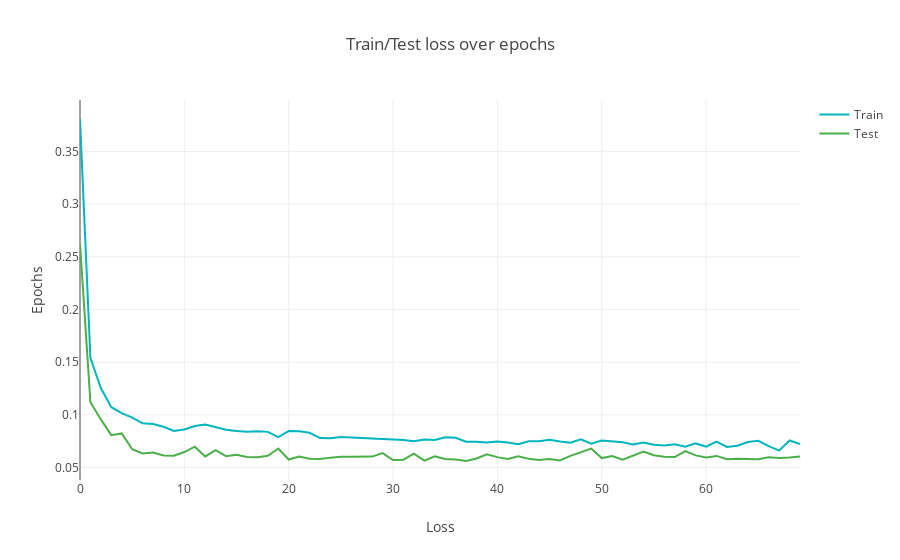

The notebook cell this image was saved under:
### Markdown cell above
Finally, we keep track of both the training and test loss during training by setting the validation_data argument in the fit() function. At the end of the run both the training and test loss are plotted.

### Code cell
# Create train, test loss plot
trace1 = go.Scatter(y=history.history['loss'], name='Train', marker=dict(color='#00b5bd'))
trace2 = go.Scatter(y=history.history['val_loss'], name='Test', marker=dict(color='#4BAF49'))
data = [trace1, trace2]

layout=go.Layout(title="Train/Test loss over epochs", xaxis={'title':'Loss'}, yaxis={'title':'Epochs'})
fig=go.Figure(data=data,layout=layout)
print_plot(fig, 'imgs/train_test_loss.png')
